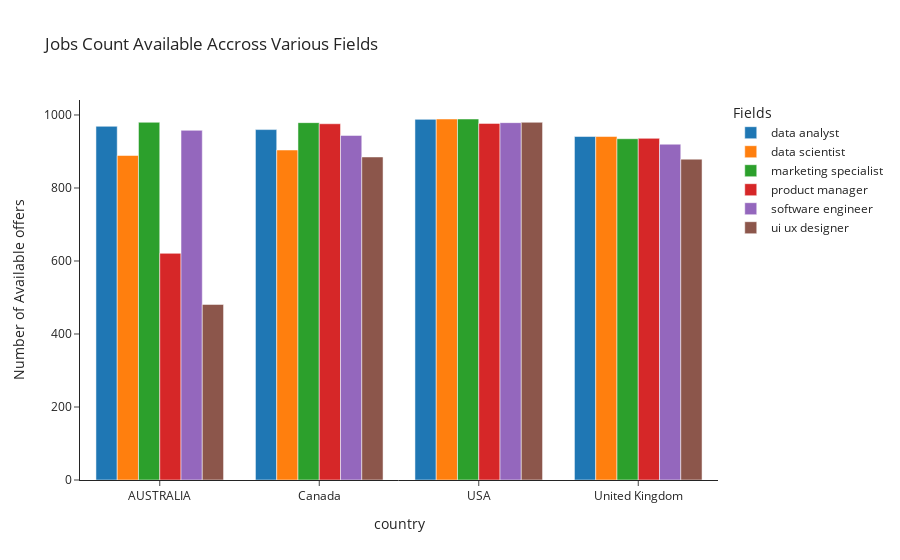

Notebook code cell kept with this figure:
### Code cell
country_field = px.bar(country_field_df, 
                        x='country', y='company_name',
                        color='job_field', barmode='group',
                        template='simple_white',
                         labels={
                                    "country": "country",
                                    "company_name": "Number of Available offers",
                                    "job_field": "Fields"
                                },
                        title="Jobs Count Available Accross Various Fields"
                        )

country_field

### Figure 1 — Plotly figure (JSON) as saved in the notebook; plotly's stock layout.template omitted (floating-point values rounded to 4 significant figures)
{"data": [{"alignmentgroup": "True", "hovertemplate": "Fields=data analyst<br>country=%{x}<br>Number of Available offers=%{y}<extra></extra>", "legendgroup": "data analyst", "marker": {"color": "#1F77B4", "pattern": {"shape": ""}}, "name": "data analyst", "offsetgroup": "data analyst", "orientation": "v", "showlegend": true, "textposition": "auto", "type": "bar", "x": ["AUSTRALIA", "Canada", "USA", "United Kingdom"], "xaxis": "x", "y": [969, 960, 988, 941], "yaxis": "y"}, {"alignmentgroup": "True", "hovertemplate": "Fields=data scientist<br>country=%{x}<br>Number of Available offers=%{y}<extra></extra>", "legendgroup": "data scientist", "marker": {"color": "#FF7F0E", "pattern": {"shape": ""}}, "name": "data scientist", "offsetgroup": "data scientist", "orientation": "v", "showlegend": true, "textposition": "auto", "type": "bar", "x": ["AUSTRALIA", "Canada", "USA", "United Kingdom"], "xaxis": "x", "y": [889, 904, 989, 941], "yaxis": "y"}, {"alignmentgroup": "True", "hovertemplate": "Fields=marketing specialist<br>country=%{x}<br>Number of Available offers=%{y}<extra></extra>", "legendgroup": "marketing specialist", "marker": {"color": "#2CA02C", "pattern": {"shape": ""}}, "name": "marketing specialist", "offsetgroup": "marketing specialist", "orientation": "v", "showlegend": true, "textposition": "auto", "type": "bar", "x": ["AUSTRALIA", "Canada", "USA", "United Kingdom"], "xaxis": "x", "y": [980, 979, 989, 935], "yaxis": "y"}, {"alignmentgroup": "True", "hovertemplate": "Fields=product manager<br>country=%{x}<br>Number of Available offers=%{y}<extra></extra>", "legendgroup": "product manager", "marker": {"color": "#D62728", "pattern": {"shape": ""}}, "name": "product manager", "offsetgroup": "product manager", "orientation": "v", "showlegend": true, "textposition": "auto", "type": "bar", "x": ["AUSTRALIA", "Canada", "USA", "United Kingdom"], "xaxis": "x", "y": [621, 976, 977, 936], "yaxis": "y"}, {"alignmentgroup": "True", "hovertemplate": "Fields=software engineer<br>country=%{x}<br>Number of Available offers=%{y}<extra></extra>", "legendgroup": "software engineer", "marker": {"color": "#9467BD", "pattern": {"shape": ""}}, "name": "software engineer", "offsetgroup": "software engineer", "orientation": "v", "showlegend": true, "textposition": "auto", "type": "bar", "x": ["AUSTRALIA", "Canada", "USA", "United Kingdom"], "xaxis": "x", "y": [958, 944, 979, 920], "yaxis": "y"}, {"alignmentgroup": "True", "hovertemplate": "Fields=ui ux designer<br>country=%{x}<br>Number of Available offers=%{y}<extra></extra>", "legendgroup": "ui ux designer", "marker": {"color": "#8C564B", "pattern": {"shape": ""}}, "name": "ui ux designer", "offsetgroup": "ui ux designer", "orientation": "v", "showlegend": true, "textposition": "auto", "type": "bar", "x": ["AUSTRALIA", "Canada", "USA", "United Kingdom"], "xaxis": "x", "y": [481, 885, 980, 879], "yaxis": "y"}], "layout": {"barmode": "group", "legend": {"title": {"text": "Fields"}, "tracegroupgap": 0}, "title": {"text": "Jobs Count Available Accross Various Fields"}, "xaxis": {"anchor": "y", "domain": [0, 1], "title": {"text": "country"}}, "yaxis": {"anchor": "x", "domain": [0, 1], "title": {"text": "Number of Available offers"}}}}
